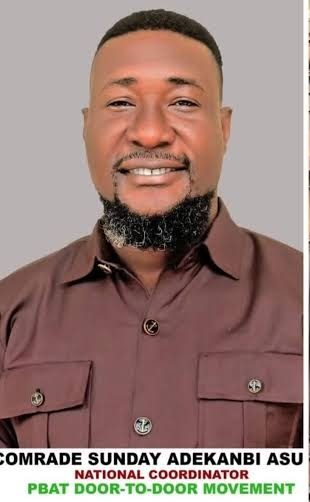
#> input picture video_toolkit/projects/nigerian_healthcare/photos/asuku.jpg, 310 x 502 px
$ python make_alpha.py ../projects/nigerian_healthcare/photos/asuku.jpg ../projects/nigerian_healthcare/photos/kestin_pondi.jpg 5 1.0
#> lines starting #> are read from the running program, lines starting #| are printed output that depends on the picture; after the words box and inside, x2 and y2 are one past the last pixel; in counts of white or black regions, pixels touching at a corner belong together
"""Cut a presenter out of a flat, plain background (for a still avatar image).

Flood-fills the background from the top and upper side edges, feathers the edge and fades the
bottom so the chest crop isn't a hard line. Only the mouth moves after lipsync, so this one mask
works for every frame of the talking video.

Usage: python make_alpha.py <avatar.png> <alpha_out.png> [tolerance=5] [side_seed_max_y_fraction=0.62]
Check the result: <alpha_out>_check.png shows the cut-out over green.
"""
import sys

import cv2
import numpy as np

src, out = sys.argv[1:3]
tol = int(sys.argv[3]) if len(sys.argv) > 3 else 5
side_frac = float(sys.argv[4]) if len(sys.argv) > 4 else 0.62

im = cv2.imread(src)
#> im is the input picture: shape (502, 310, 3); mean B, G, R 121.3, 127, 153.1
h, w = im.shape[:2]
#> h = 502; w = 310
ff = np.zeros((h + 2, w + 2), np.uint8)
flags = 4 | (255 << 8) | cv2.FLOODFILL_MASK_ONLY
side_max = int(h * side_frac)            # don't seed the sides below the shoulders
#> side_max = 502
seeds = ([(x, 0) for x in range(0, w, 16)] + [(0, y) for y in range(0, side_max, 16)]
         + [(w - 1, y) for y in range(0, side_max, 16)])
for x, y in seeds:
    if ff[y + 1, x + 1] == 0:
        cv2.floodFill(im, ff, (x, y), 0, (tol,) * 3, (tol,) * 3, flags)
bg = ff[1:-1, 1:-1] > 0
alpha = (~bg).astype(np.uint8) * 255
alpha = cv2.morphologyEx(alpha, cv2.MORPH_OPEN, np.ones((3, 3), np.uint8))
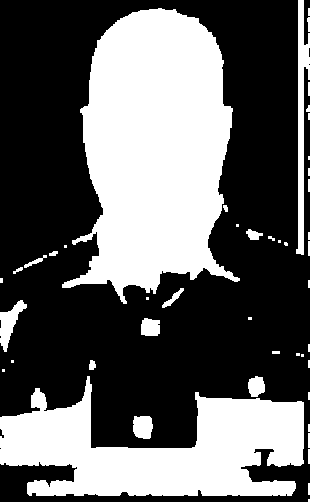
#> alpha: shape (502, 310); 38.3% white; 46 white regions (22 under 20 px), largest, box (x1, y1, x2, y2) and area: (62, 8, 240, 304) 34487, (0, 376, 304, 496) 20835, (296, 0, 310, 255) 1715
alpha = cv2.GaussianBlur(cv2.erode(alpha, np.ones((3, 3), np.uint8)), (5, 5), 0)
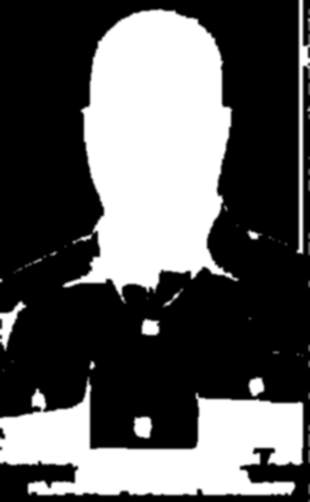
#> alpha: shape (502, 310); min 0, max 255, mean 90.6
fade = max(8, h // 13)
#> fade = 38
ramp = np.ones(h)
#> ramp = 502 values from 1 to 1
ramp[h - fade:] = np.linspace(1, 0, fade)
alpha = (alpha * ramp[:, None]).astype(np.uint8)
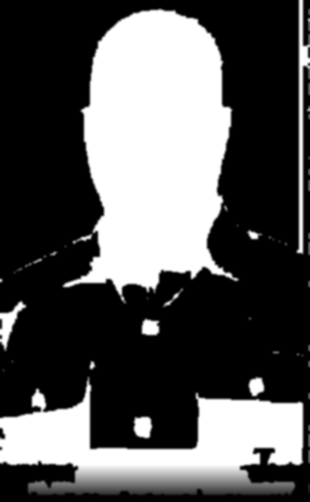
#> alpha: shape (502, 310); min 0, max 255, mean 86
cv2.imwrite(out, alpha)
check = im.copy()
check[alpha < 128] = (40, 120, 30)
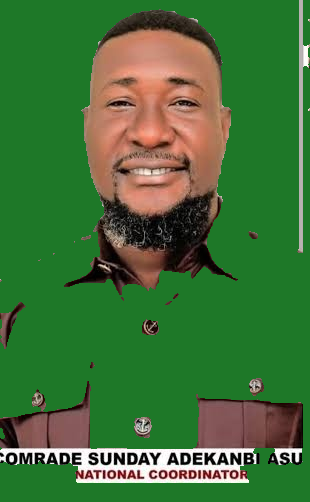
#> check: shape (502, 310, 3); mean B, G, R 56.4, 113.7, 66.3
cv2.imwrite(out.rsplit(".", 1)[0] + "_check.png", check)
print(f"background fraction {bg.mean():.2f}; wrote {out}")
#| background fraction 0.61; wrote ../projects/nigerian_healthcare/photos/kestin_pondi.jpg
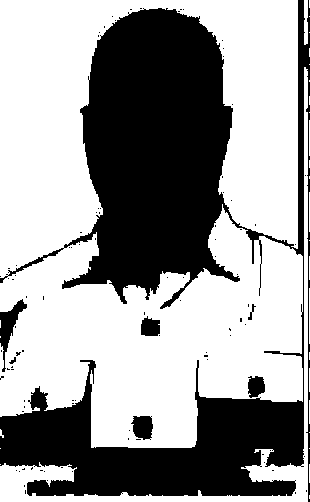
#> bg: shape (502, 310) bool; 60.7% white; 97 black regions (90 under 20 px), largest, box (x1, y1, x2, y2) and area: (0, 0, 310, 502) 59236, (0, 299, 27, 372) 631, (131, 416, 153, 440) 411

$ run again, on video_toolkit/projects/nigerian_healthcare/photos/shettima.jpg
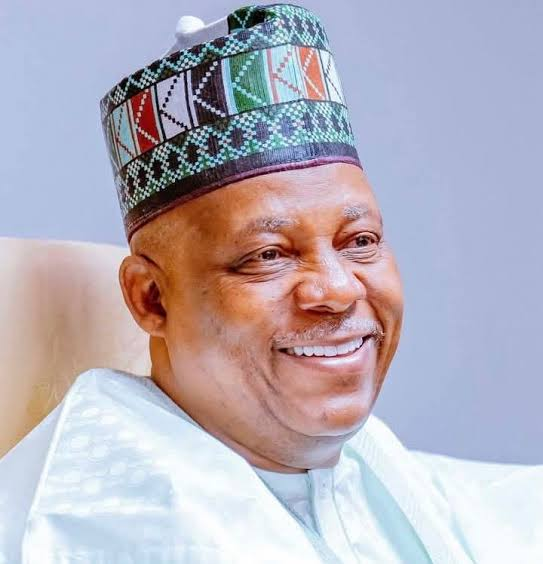
#> input picture video_toolkit/projects/nigerian_healthcare/photos/shettima.jpg, 543 x 564 px
#> im is the input picture: shape (564, 543, 3); mean B, G, R 187.8, 176.4, 182.1
#> `alpha = cv2.morphologyEx(alpha, cv2.MORPH_OPEN, np.ones((3, 3), np.uin..`:
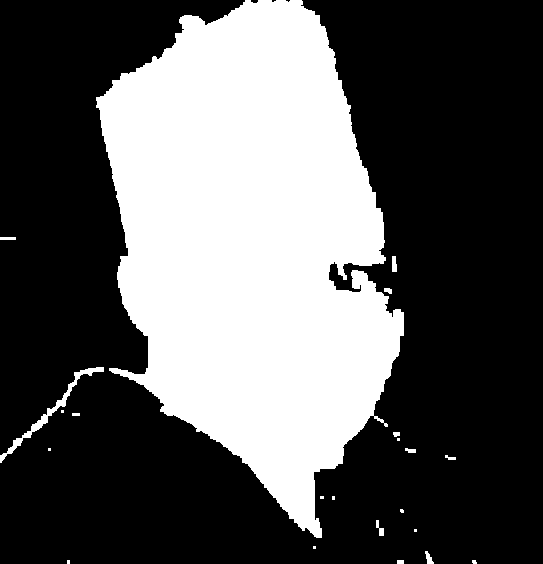
#> alpha: shape (564, 543); 35% white; 22 white regions (10 under 20 px), largest, box (x1, y1, x2, y2) and area: (96, 0, 404, 538) 105740, (0, 367, 104, 463) 763, (392, 256, 397, 272) 72
#| background fraction 0.65; wrote ../projects/nigerian_healthcare/photos/shettima.jpg
#> `print(f"background fraction {bg.mean():.2f}; wrote {out}")`:
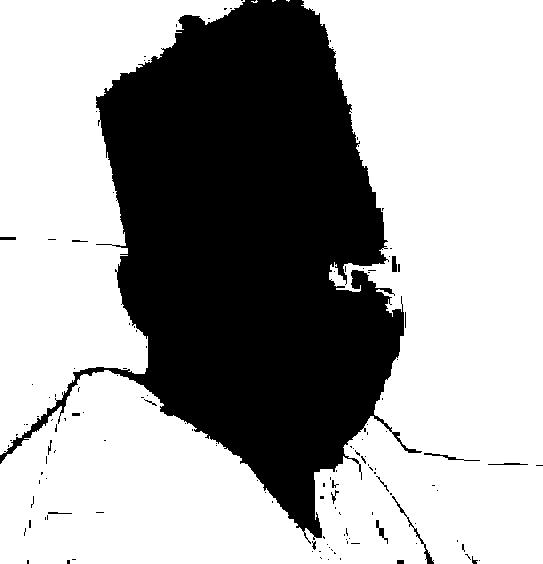
#> bg: shape (564, 543) bool; 64.6% white; 135 black regions (117 under 20 px), largest, box (x1, y1, x2, y2) and area: (0, 0, 422, 544) 107248, (392, 496, 434, 564) 195, (424, 453, 480, 461) 96
